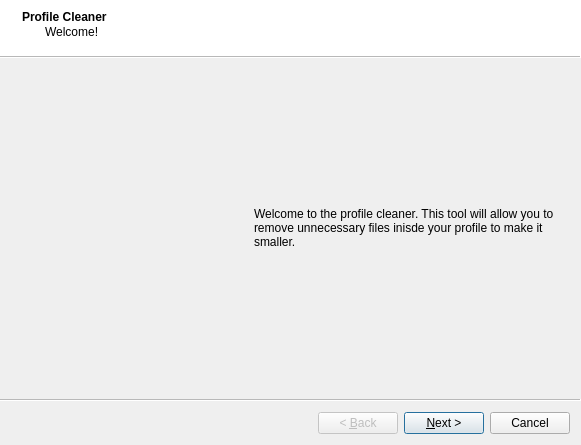
<?xml version="1.0" encoding="UTF-8"?>
<ui version="4.0">
 <class>ProfileCleanerWizard</class>
 <widget class="QWizard" name="ProfileCleanerWizard">
  <property name="geometry">
   <rect>
    <x>0</x>
    <y>0</y>
    <width>581</width>
    <height>445</height>
   </rect>
  </property>
  <property name="windowTitle">
   <string>Profile Cleaner</string>
  </property>
  <property name="windowIcon">
   <iconset resource="Resources.qrc">
    <normaloff>:/Images/Leaner.png</normaloff>:/Images/Leaner.png</iconset>
  </property>
  <property name="sizeGripEnabled">
   <bool>false</bool>
  </property>
  <property name="modal">
   <bool>false</bool>
  </property>
  <property name="wizardStyle">
   <enum>QWizard::AeroStyle</enum>
  </property>
  <property name="titleFormat">
   <enum>Qt::AutoText</enum>
  </property>
  <widget class="QWizardPage" name="wizardPage1">
   <property name="title">
    <string>Profile Cleaner</string>
   </property>
   <property name="subTitle">
    <string>Welcome!</string>
   </property>
   <layout class="QVBoxLayout" name="verticalLayout">
    <item>
     <spacer name="verticalSpacer_9">
      <property name="orientation">
       <enum>Qt::Vertical</enum>
      </property>
      <property name="sizeHint" stdset="0">
       <size>
        <width>20</width>
        <height>40</height>
       </size>
      </property>
     </spacer>
    </item>
    <item>
     <layout class="QHBoxLayout" name="horizontalLayout" stretch="0,1,4">
      <item>
       <widget class="QLabel" name="label_3">
        <property name="minimumSize">
         <size>
          <width>150</width>
          <height>300</height>
         </size>
        </property>
        <property name="maximumSize">
         <size>
          <width>150</width>
          <height>300</height>
         </size>
        </property>
        <property name="text">
         <string/>
        </property>
        <property name="pixmap">
         <pixmap resource="Resources.qrc">:/Images/cleaner.png</pixmap>
        </property>
        <property name="scaledContents">
         <bool>false</bool>
        </property>
        <property name="wordWrap">
         <bool>true</bool>
        </property>
       </widget>
      </item>
      <item>
       <spacer name="horizontalSpacer">
        <property name="orientation">
         <enum>Qt::Horizontal</enum>
        </property>
        <property name="sizeHint" stdset="0">
         <size>
          <width>40</width>
          <height>20</height>
         </size>
        </property>
       </spacer>
      </item>
      <item>
       <widget class="QLabel" name="label">
        <property name="text">
         <string>Welcome to the profile cleaner. This tool will allow you to remove unnecessary files inisde your profile to make it smaller.</string>
        </property>
        <property name="wordWrap">
         <bool>true</bool>
        </property>
       </widget>
      </item>
     </layout>
    </item>
    <item>
     <spacer name="verticalSpacer_10">
      <property name="orientation">
       <enum>Qt::Vertical</enum>
      </property>
      <property name="sizeHint" stdset="0">
       <size>
        <width>20</width>
        <height>40</height>
       </size>
      </property>
     </spacer>
    </item>
   </layout>
  </widget>
  <widget class="QWizardPage" name="wizardPage2">
   <property name="title">
    <string>Select a Profile</string>
   </property>
   <property name="subTitle">
    <string>Open a profile to clean</string>
   </property>
   <layout class="QVBoxLayout" name="verticalLayout_2">
    <item>
     <spacer name="verticalSpacer_7">
      <property name="orientation">
       <enum>Qt::Vertical</enum>
      </property>
      <property name="sizeHint" stdset="0">
       <size>
        <width>20</width>
        <height>40</height>
       </size>
      </property>
     </spacer>
    </item>
    <item>
     <layout class="QHBoxLayout" name="horizontalLayout_3" stretch="0,1,5">
      <item>
       <widget class="QLabel" name="label_4">
        <property name="minimumSize">
         <size>
          <width>150</width>
          <height>300</height>
         </size>
        </property>
        <property name="maximumSize">
         <size>
          <width>150</width>
          <height>300</height>
         </size>
        </property>
        <property name="text">
         <string/>
        </property>
        <property name="pixmap">
         <pixmap resource="Resources.qrc">:/Images/cleaner.png</pixmap>
        </property>
        <property name="scaledContents">
         <bool>false</bool>
        </property>
        <property name="wordWrap">
         <bool>true</bool>
        </property>
       </widget>
      </item>
      <item>
       <spacer name="horizontalSpacer_2">
        <property name="orientation">
         <enum>Qt::Horizontal</enum>
        </property>
        <property name="sizeHint" stdset="0">
         <size>
          <width>40</width>
          <height>20</height>
         </size>
        </property>
       </spacer>
      </item>
      <item>
       <layout class="QHBoxLayout" name="horizontalLayout_2" stretch="9,1">
        <item>
         <widget class="QLabel" name="label_9">
          <property name="text">
           <string>...</string>
          </property>
         </widget>
        </item>
        <item>
         <widget class="QPushButton" name="pushButton">
          <property name="text">
           <string>Open</string>
          </property>
         </widget>
        </item>
       </layout>
      </item>
     </layout>
    </item>
    <item>
     <spacer name="verticalSpacer_8">
      <property name="orientation">
       <enum>Qt::Vertical</enum>
      </property>
      <property name="sizeHint" stdset="0">
       <size>
        <width>20</width>
        <height>40</height>
       </size>
      </property>
     </spacer>
    </item>
   </layout>
  </widget>
  <widget class="QWizardPage" name="wizardPage">
   <property name="title">
    <string>Customize the Clean</string>
   </property>
   <property name="subTitle">
    <string>How much data should be removed?</string>
   </property>
   <layout class="QVBoxLayout" name="verticalLayout_6">
    <item>
     <spacer name="verticalSpacer_5">
      <property name="orientation">
       <enum>Qt::Vertical</enum>
      </property>
      <property name="sizeHint" stdset="0">
       <size>
        <width>20</width>
        <height>40</height>
       </size>
      </property>
     </spacer>
    </item>
    <item>
     <layout class="QHBoxLayout" name="horizontalLayout_8">
      <item>
       <widget class="QLabel" name="label_5">
        <property name="minimumSize">
         <size>
          <width>150</width>
          <height>300</height>
         </size>
        </property>
        <property name="maximumSize">
         <size>
          <width>150</width>
          <height>300</height>
         </size>
        </property>
        <property name="text">
         <string/>
        </property>
        <property name="pixmap">
         <pixmap resource="Resources.qrc">:/Images/cleaner.png</pixmap>
        </property>
        <property name="scaledContents">
         <bool>false</bool>
        </property>
        <property name="wordWrap">
         <bool>true</bool>
        </property>
       </widget>
      </item>
      <item>
       <layout class="QVBoxLayout" name="verticalLayout_3">
        <item>
         <layout class="QHBoxLayout" name="horizontalLayout_4" stretch="0,9">
          <item>
           <widget class="QRadioButton" name="radioButton">
            <property name="text">
             <string/>
            </property>
            <property name="checked">
             <bool>true</bool>
            </property>
           </widget>
          </item>
          <item>
           <widget class="QLabel" name="label_2">
            <property name="text">
             <string>&lt;!DOCTYPE HTML PUBLIC &quot;-//W3C//DTD HTML 4.0//EN&quot; &quot;http://www.w3.org/TR/REC-html40/strict.dtd&quot;&gt;
&lt;html&gt;&lt;head&gt;&lt;meta name=&quot;qrichtext&quot; content=&quot;1&quot; /&gt;&lt;style type=&quot;text/css&quot;&gt;
p, li { white-space: pre-wrap; }
&lt;/style&gt;&lt;/head&gt;&lt;body style=&quot; font-family:'MS Shell Dlg 2'; font-size:8.25pt; font-weight:400; font-style:normal;&quot;&gt;
&lt;p style=&quot; margin-top:0px; margin-bottom:0px; margin-left:0px; margin-right:0px; -qt-block-indent:0; text-indent:0px;&quot;&gt;&lt;span style=&quot; font-size:10pt; font-weight:600;&quot;&gt;Dust&lt;/span&gt;&lt;/p&gt;
&lt;p style=&quot; margin-top:0px; margin-bottom:0px; margin-left:0px; margin-right:0px; -qt-block-indent:0; text-indent:0px;&quot;&gt;&lt;span style=&quot; font-size:8pt;&quot;&gt;Remove all of the unused data in both the GPDs and in your profile's package&lt;/span&gt;&lt;/p&gt;&lt;/body&gt;&lt;/html&gt;</string>
            </property>
            <property name="wordWrap">
             <bool>true</bool>
            </property>
           </widget>
          </item>
         </layout>
        </item>
        <item>
         <layout class="QHBoxLayout" name="horizontalLayout_6" stretch="0,9">
          <item>
           <widget class="QRadioButton" name="radioButton_2">
            <property name="text">
             <string/>
            </property>
           </widget>
          </item>
          <item>
           <widget class="QLabel" name="label_7">
            <property name="text">
             <string>&lt;!DOCTYPE HTML PUBLIC &quot;-//W3C//DTD HTML 4.0//EN&quot; &quot;http://www.w3.org/TR/REC-html40/strict.dtd&quot;&gt;
&lt;html&gt;&lt;head&gt;&lt;meta name=&quot;qrichtext&quot; content=&quot;1&quot; /&gt;&lt;style type=&quot;text/css&quot;&gt;
p, li { white-space: pre-wrap; }
&lt;/style&gt;&lt;/head&gt;&lt;body style=&quot; font-family:'MS Shell Dlg 2'; font-size:8.25pt; font-weight:400; font-style:normal;&quot;&gt;
&lt;p style=&quot; margin-top:0px; margin-bottom:0px; margin-left:0px; margin-right:0px; -qt-block-indent:0; text-indent:0px;&quot;&gt;&lt;span style=&quot; font-size:10pt; font-weight:600;&quot;&gt;Sweep&lt;/span&gt;&lt;/p&gt;
&lt;p style=&quot; margin-top:0px; margin-bottom:0px; margin-left:0px; margin-right:0px; -qt-block-indent:0; text-indent:0px;&quot;&gt;&lt;span style=&quot; font-size:8pt;&quot;&gt;Removes everything that a dust will, as well as all the images from the GPDs&lt;/span&gt;&lt;/p&gt;&lt;/body&gt;&lt;/html&gt;</string>
            </property>
            <property name="wordWrap">
             <bool>true</bool>
            </property>
           </widget>
          </item>
         </layout>
        </item>
        <item>
         <layout class="QHBoxLayout" name="horizontalLayout_7" stretch="0,9">
          <item>
           <widget class="QRadioButton" name="radioButton_3">
            <property name="text">
             <string/>
            </property>
           </widget>
          </item>
          <item>
           <widget class="QLabel" name="label_8">
            <property name="text">
             <string>&lt;!DOCTYPE HTML PUBLIC &quot;-//W3C//DTD HTML 4.0//EN&quot; &quot;http://www.w3.org/TR/REC-html40/strict.dtd&quot;&gt;
&lt;html&gt;&lt;head&gt;&lt;meta name=&quot;qrichtext&quot; content=&quot;1&quot; /&gt;&lt;style type=&quot;text/css&quot;&gt;
p, li { white-space: pre-wrap; }
&lt;/style&gt;&lt;/head&gt;&lt;body style=&quot; font-family:'MS Shell Dlg 2'; font-size:8.25pt; font-weight:400; font-style:normal;&quot;&gt;
&lt;p style=&quot; margin-top:0px; margin-bottom:0px; margin-left:0px; margin-right:0px; -qt-block-indent:0; text-indent:0px;&quot;&gt;&lt;span style=&quot; font-size:10pt; font-weight:600;&quot;&gt;Purify&lt;/span&gt;&lt;/p&gt;
&lt;p style=&quot; margin-top:0px; margin-bottom:0px; margin-left:0px; margin-right:0px; -qt-block-indent:0; text-indent:0px;&quot;&gt;&lt;span style=&quot; font-size:8pt;&quot;&gt;Removes everything a sweep will, plus setting data from game GPDs. This may cause you to lose game progress&lt;/span&gt;&lt;/p&gt;&lt;/body&gt;&lt;/html&gt;</string>
            </property>
            <property name="wordWrap">
             <bool>true</bool>
            </property>
           </widget>
          </item>
         </layout>
        </item>
       </layout>
      </item>
     </layout>
    </item>
    <item>
     <spacer name="verticalSpacer_6">
      <property name="orientation">
       <enum>Qt::Vertical</enum>
      </property>
      <property name="sizeHint" stdset="0">
       <size>
        <width>20</width>
        <height>40</height>
       </size>
      </property>
     </spacer>
    </item>
   </layout>
  </widget>
  <widget class="QWizardPage" name="wizardPage_2">
   <property name="title">
    <string>Cleaning...</string>
   </property>
   <property name="subTitle">
    <string>Your profile is in the process of being cleaned</string>
   </property>
   <layout class="QVBoxLayout" name="verticalLayout_5">
    <item>
     <spacer name="verticalSpacer_3">
      <property name="orientation">
       <enum>Qt::Vertical</enum>
      </property>
      <property name="sizeHint" stdset="0">
       <size>
        <width>20</width>
        <height>40</height>
       </size>
      </property>
     </spacer>
    </item>
    <item>
     <layout class="QHBoxLayout" name="horizontalLayout_11" stretch="0,1,4">
      <item>
       <widget class="QLabel" name="label_6">
        <property name="minimumSize">
         <size>
          <width>150</width>
          <height>300</height>
         </size>
        </property>
        <property name="maximumSize">
         <size>
          <width>150</width>
          <height>300</height>
         </size>
        </property>
        <property name="text">
         <string/>
        </property>
        <property name="pixmap">
         <pixmap resource="Resources.qrc">:/Images/cleaner.png</pixmap>
        </property>
        <property name="scaledContents">
         <bool>false</bool>
        </property>
        <property name="wordWrap">
         <bool>true</bool>
        </property>
       </widget>
      </item>
      <item>
       <spacer name="horizontalSpacer_3">
        <property name="orientation">
         <enum>Qt::Horizontal</enum>
        </property>
        <property name="sizeHint" stdset="0">
         <size>
          <width>40</width>
          <height>20</height>
         </size>
        </property>
       </spacer>
      </item>
      <item>
       <layout class="QVBoxLayout" name="verticalLayout_4" stretch="4,2,2,2,4,1">
        <item>
         <spacer name="verticalSpacer">
          <property name="orientation">
           <enum>Qt::Vertical</enum>
          </property>
          <property name="sizeType">
           <enum>QSizePolicy::Expanding</enum>
          </property>
          <property name="sizeHint" stdset="0">
           <size>
            <width>20</width>
            <height>40</height>
           </size>
          </property>
         </spacer>
        </item>
        <item>
         <layout class="QHBoxLayout" name="horizontalLayout_5">
          <item>
           <widget class="QLabel" name="lblStartSize_2">
            <property name="text">
             <string>&lt;b&gt;Start Size:&lt;/b&gt;</string>
            </property>
           </widget>
          </item>
          <item>
           <widget class="QLabel" name="lblStartSize">
            <property name="text">
             <string/>
            </property>
           </widget>
          </item>
         </layout>
        </item>
        <item>
         <layout class="QHBoxLayout" name="horizontalLayout_9">
          <item>
           <widget class="QLabel" name="lblEndSize_2">
            <property name="text">
             <string>&lt;!DOCTYPE HTML PUBLIC &quot;-//W3C//DTD HTML 4.0//EN&quot; &quot;http://www.w3.org/TR/REC-html40/strict.dtd&quot;&gt;
&lt;html&gt;&lt;head&gt;&lt;meta name=&quot;qrichtext&quot; content=&quot;1&quot; /&gt;&lt;style type=&quot;text/css&quot;&gt;
p, li { white-space: pre-wrap; }
&lt;/style&gt;&lt;/head&gt;&lt;body style=&quot; font-family:'MS Shell Dlg 2'; font-size:8.25pt; font-weight:400; font-style:normal;&quot;&gt;
&lt;p style=&quot; margin-top:0px; margin-bottom:0px; margin-left:0px; margin-right:0px; -qt-block-indent:0; text-indent:0px;&quot;&gt;&lt;span style=&quot; font-weight:600;&quot;&gt;End Size:&lt;/span&gt;&lt;/p&gt;&lt;/body&gt;&lt;/html&gt;</string>
            </property>
           </widget>
          </item>
          <item>
           <widget class="QLabel" name="lblEndSize">
            <property name="text">
             <string>&lt;!DOCTYPE HTML PUBLIC &quot;-//W3C//DTD HTML 4.0//EN&quot; &quot;http://www.w3.org/TR/REC-html40/strict.dtd&quot;&gt;
&lt;html&gt;&lt;head&gt;&lt;meta name=&quot;qrichtext&quot; content=&quot;1&quot; /&gt;&lt;style type=&quot;text/css&quot;&gt;
p, li { white-space: pre-wrap; }
&lt;/style&gt;&lt;/head&gt;&lt;body style=&quot; font-family:'MS Shell Dlg 2'; font-size:8.25pt; font-weight:400; font-style:normal;&quot;&gt;
&lt;p style=&quot;-qt-paragraph-type:empty; margin-top:0px; margin-bottom:0px; margin-left:0px; margin-right:0px; -qt-block-indent:0; text-indent:0px; font-size:8pt;&quot;&gt;&lt;/p&gt;&lt;/body&gt;&lt;/html&gt;</string>
            </property>
           </widget>
          </item>
         </layout>
        </item>
        <item>
         <layout class="QHBoxLayout" name="horizontalLayout_10">
          <item>
           <widget class="QLabel" name="lblDataRemoved_2">
            <property name="text">
             <string>&lt;!DOCTYPE HTML PUBLIC &quot;-//W3C//DTD HTML 4.0//EN&quot; &quot;http://www.w3.org/TR/REC-html40/strict.dtd&quot;&gt;
&lt;html&gt;&lt;head&gt;&lt;meta name=&quot;qrichtext&quot; content=&quot;1&quot; /&gt;&lt;style type=&quot;text/css&quot;&gt;
p, li { white-space: pre-wrap; }
&lt;/style&gt;&lt;/head&gt;&lt;body style=&quot; font-family:'MS Shell Dlg 2'; font-size:8.25pt; font-weight:400; font-style:normal;&quot;&gt;
&lt;p style=&quot; margin-top:0px; margin-bottom:0px; margin-left:0px; margin-right:0px; -qt-block-indent:0; text-indent:0px;&quot;&gt;&lt;span style=&quot; font-size:8pt; font-weight:600;&quot;&gt;Data Removed:&lt;/span&gt;&lt;/p&gt;&lt;/body&gt;&lt;/html&gt;</string>
            </property>
           </widget>
          </item>
          <item>
           <widget class="QLabel" name="lblDataRemoved">
            <property name="text">
             <string>&lt;!DOCTYPE HTML PUBLIC &quot;-//W3C//DTD HTML 4.0//EN&quot; &quot;http://www.w3.org/TR/REC-html40/strict.dtd&quot;&gt;
&lt;html&gt;&lt;head&gt;&lt;meta name=&quot;qrichtext&quot; content=&quot;1&quot; /&gt;&lt;style type=&quot;text/css&quot;&gt;
p, li { white-space: pre-wrap; }
&lt;/style&gt;&lt;/head&gt;&lt;body style=&quot; font-family:'MS Shell Dlg 2'; font-size:8.25pt; font-weight:400; font-style:normal;&quot;&gt;
&lt;p style=&quot;-qt-paragraph-type:empty; margin-top:0px; margin-bottom:0px; margin-left:0px; margin-right:0px; -qt-block-indent:0; text-indent:0px; font-size:8pt;&quot;&gt;&lt;/p&gt;&lt;/body&gt;&lt;/html&gt;</string>
            </property>
           </widget>
          </item>
         </layout>
        </item>
        <item>
         <spacer name="verticalSpacer_2">
          <property name="orientation">
           <enum>Qt::Vertical</enum>
          </property>
          <property name="sizeHint" stdset="0">
           <size>
            <width>20</width>
            <height>40</height>
           </size>
          </property>
         </spacer>
        </item>
        <item>
         <widget class="QProgressBar" name="progressBar">
          <property name="maximum">
           <number>0</number>
          </property>
          <property name="value">
           <number>-1</number>
          </property>
          <property name="textVisible">
           <bool>false</bool>
          </property>
          <property name="orientation">
           <enum>Qt::Horizontal</enum>
          </property>
          <property name="invertedAppearance">
           <bool>false</bool>
          </property>
          <property name="format">
           <string/>
          </property>
         </widget>
        </item>
       </layout>
      </item>
     </layout>
    </item>
    <item>
     <spacer name="verticalSpacer_4">
      <property name="orientation">
       <enum>Qt::Vertical</enum>
      </property>
      <property name="sizeHint" stdset="0">
       <size>
        <width>20</width>
        <height>40</height>
       </size>
      </property>
     </spacer>
    </item>
   </layout>
  </widget>
 </widget>
 <resources>
  <include location="Resources.qrc"/>
 </resources>
 <connections/>
</ui>
